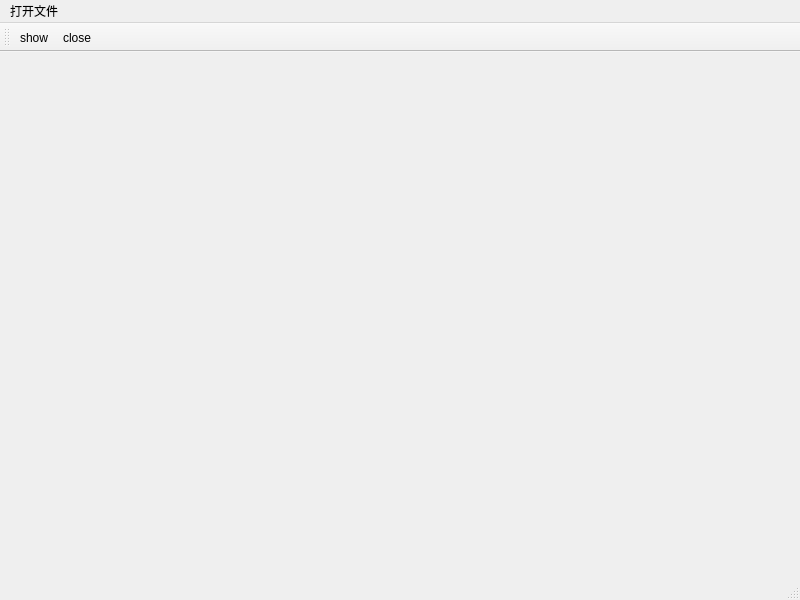
<?xml version="1.0" encoding="UTF-8"?>
<ui version="4.0">
 <class>MainWindow</class>
 <widget class="QMainWindow" name="MainWindow">
  <property name="geometry">
   <rect>
    <x>0</x>
    <y>0</y>
    <width>800</width>
    <height>600</height>
   </rect>
  </property>
  <property name="windowTitle">
   <string>MainWindow</string>
  </property>
  <widget class="QWidget" name="centralwidget">
   <widget class="QWidget" name="gridLayoutWidget">
    <property name="geometry">
     <rect>
      <x>49</x>
      <y>49</y>
      <width>681</width>
      <height>401</height>
     </rect>
    </property>
    <layout class="QGridLayout" name="MaingridLayout"/>
   </widget>
  </widget>
  <widget class="QMenuBar" name="menubar">
   <property name="geometry">
    <rect>
     <x>0</x>
     <y>0</y>
     <width>800</width>
     <height>26</height>
    </rect>
   </property>
   <widget class="QMenu" name="menu">
    <property name="title">
     <string>打开文件</string>
    </property>
    <addaction name="fileopen"/>
   </widget>
   <addaction name="menu"/>
  </widget>
  <widget class="QStatusBar" name="statusbar"/>
  <widget class="QToolBar" name="toolBar">
   <property name="windowTitle">
    <string>toolBar</string>
   </property>
   <attribute name="toolBarArea">
    <enum>TopToolBarArea</enum>
   </attribute>
   <attribute name="toolBarBreak">
    <bool>true</bool>
   </attribute>
   <addaction name="actionShow"/>
   <addaction name="actionClose"/>
  </widget>
  <action name="fileopen">
   <property name="text">
    <string>open</string>
   </property>
  </action>
  <action name="actionShow">
   <property name="icon">
    <iconset resource="img.qrc">
     <normaloff>:/img/r.png</normaloff>:/img/r.png</iconset>
   </property>
   <property name="text">
    <string>show</string>
   </property>
  </action>
  <action name="actionClose">
   <property name="icon">
    <iconset resource="img.qrc">
     <normaloff>:/img/r.png</normaloff>:/img/r.png</iconset>
   </property>
   <property name="text">
    <string>close</string>
   </property>
  </action>
 </widget>
 <resources>
  <include location="img.qrc"/>
 </resources>
 <connections/>
</ui>
